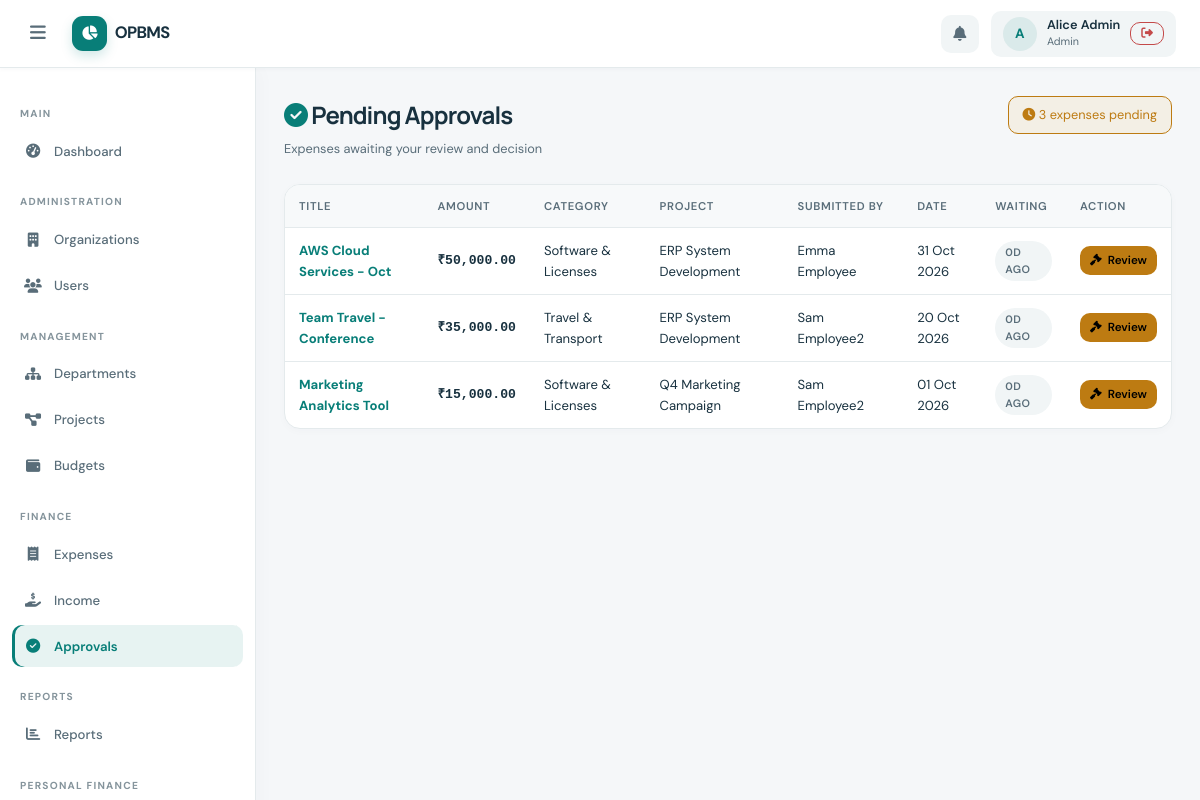
/approvals/index.php (signed in), run on the app's committed database.
### tables this page shows
CREATE TABLE IF NOT EXISTS users (
    id            INT UNSIGNED AUTO_INCREMENT PRIMARY KEY,
    name          VARCHAR(120)  NOT NULL,
    email         VARCHAR(180)  NOT NULL UNIQUE,
    password_hash VARCHAR(255)  NOT NULL,
    role          ENUM('admin','dept_manager','project_manager','employee','personal') NOT NULL DEFAULT 'employee',
    is_active     TINYINT(1)   NOT NULL DEFAULT 1,
    created_at    TIMESTAMP    NOT NULL DEFAULT CURRENT_TIMESTAMP,
    updated_at    TIMESTAMP    NOT NULL DEFAULT CURRENT_TIMESTAMP ON UPDATE CURRENT_TIMESTAMP,
    INDEX idx_users_role (role),
    INDEX idx_users_email (email)
);

CREATE TABLE IF NOT EXISTS expenses (
    id              INT UNSIGNED  AUTO_INCREMENT PRIMARY KEY,
    title           VARCHAR(255)  NOT NULL,
    description     TEXT,
    amount          DECIMAL(15,2) NOT NULL,
    category_id     INT UNSIGNED,
    expense_date    DATE          NOT NULL,
    organization_id INT UNSIGNED,
    department_id   INT UNSIGNED,
    project_id      INT UNSIGNED,
    submitted_by    INT UNSIGNED  NOT NULL,
    status          ENUM('pending','approved','rejected','cancelled') NOT NULL DEFAULT 'pending',
    approved_by     INT UNSIGNED,
    approved_at     TIMESTAMP     NULL,
    rejection_reason TEXT,
    receipt_path    VARCHAR(500),
    created_at      TIMESTAMP     NOT NULL DEFAULT CURRENT_TIMESTAMP,
    updated_at      TIMESTAMP     NOT NULL DEFAULT CURRENT_TIMESTAMP ON UPDATE CURRENT_TIMESTAMP,
    FOREIGN KEY (category_id)     REFERENCES expense_categories(id) ON DELETE SET NULL,
    FOREIGN KEY (organization_id) REFERENCES organizations(id)      ON DELETE CASCADE,
    FOREIGN KEY (department_id)   REFERENCES departments(id)        ON DELETE CASCADE,
    FOREIGN KEY (project_id)      REFERENCES projects(id)           ON DELETE CASCADE,
    FOREIGN KEY (department_id, organization_id) REFERENCES departments(id, organization_id) ON DELETE CASCADE,
    FOREIGN KEY (project_id, department_id) REFERENCES projects(id, department_id) ON DELETE CASCADE,
    FOREIGN KEY (submitted_by)    REFERENCES users(id)              ON DELETE RESTRICT,
    FOREIGN KEY (approved_by)     REFERENCES users(id)              ON DELETE SET NULL,
    INDEX idx_exp_proj      (project_id),
    INDEX idx_exp_dept      (department_id),
    INDEX idx_exp_org       (organization_id),
    INDEX idx_exp_status    (status),
    INDEX idx_exp_date      (expense_date),
    INDEX idx_exp_submitter (submitted_by)
);

CREATE TABLE IF NOT EXISTS expense_categories (
    id          INT UNSIGNED AUTO_INCREMENT PRIMARY KEY,
    name        VARCHAR(100) NOT NULL UNIQUE,
    type        ENUM('organizational','personal','both') NOT NULL DEFAULT 'both',
    description VARCHAR(255),
    is_active   TINYINT(1)  NOT NULL DEFAULT 1
);

CREATE TABLE IF NOT EXISTS projects (
    id              INT UNSIGNED AUTO_INCREMENT PRIMARY KEY,
    department_id   INT UNSIGNED  NOT NULL,
    name            VARCHAR(200)  NOT NULL,
    description     TEXT,
    manager_id      INT UNSIGNED,
    start_date      DATE,
    end_date        DATE,
    status          ENUM('active','completed','on_hold','cancelled') NOT NULL DEFAULT 'active',
    created_at      TIMESTAMP    NOT NULL DEFAULT CURRENT_TIMESTAMP,
    updated_at      TIMESTAMP    NOT NULL DEFAULT CURRENT_TIMESTAMP ON UPDATE CURRENT_TIMESTAMP,
    FOREIGN KEY (department_id) REFERENCES departments(id) ON DELETE CASCADE,
    FOREIGN KEY (manager_id)    REFERENCES users(id)       ON DELETE SET NULL,
    UNIQUE KEY uq_project_id_dept (id, department_id),
    INDEX idx_proj_dept (department_id),
    INDEX idx_proj_mgr  (manager_id)
);

### includes/auth.php (called while the page is built, shortened)
<?php
require_once __DIR__ . '/../config/database.php';
function requireLogin(): void {
    $stmt = getDB()->prepare('SELECT name, email, role, is_active FROM users WHERE id = ?');
    $stmt->execute([$_SESSION['user_id']]);
}
function requireRole(array $roles): void {
    requireLogin();
}
function getCurrentUser(): ?array {
    static $user = null;
    if ($user === null) {
        $pdo  = getDB();
        $stmt = $pdo->prepare("SELECT id, name, email, role, is_active FROM users WHERE id = ?");
        $stmt->execute([$_SESSION['user_id']]);
        $user = $stmt->fetch() ?: null;
    }
    return $user;
}
function getExpenseScopeSql(string $role, int $userId, string $alias = 'e'): array {
    if ($role === 'admin') {
        return ['1=1', []];
    }
    return ['1=0', []];
}

### includes/functions.php (called while the page is built, shortened)
<?php
function e(string $s): string {
    return htmlspecialchars($s, ENT_QUOTES | ENT_HTML5, 'UTF-8');
}
function formatMoney(float $amount, string $currency = '₹'): string {
    return $currency . number_format($amount, 2, '.', ',');
}
function formatDate(?string $date): string {
    return date('d M Y', strtotime($date));
}

### config/database.php (called while the page is built, shortened)
<?php
function getDB(): PDO {
    static $pdo = null;
    if ($pdo === null) {
        $dsn = "mysql:host=" . DB_HOST . ";port=" . DB_PORT . ";dbname=" . DB_NAME . ";charset=" . DB_CHARSET;
        $options = [
            PDO::ATTR_ERRMODE            => PDO::ERRMODE_EXCEPTION,
            PDO::ATTR_DEFAULT_FETCH_MODE => PDO::FETCH_ASSOC,
            PDO::ATTR_EMULATE_PREPARES   => false,
        ];
        try {
            $pdo = new PDO($dsn, DB_USER, DB_PASS, $options);
        } catch (PDOException $e) {
            error_log("Database connection failed: " . $e->getMessage());
            http_response_code(500);
            header('Content-Type: text/html; charset=utf-8');
            exit('<!doctype html><html lang="en"><meta charset="utf-8"><title>OPBMS unavailable</title>'
                . '<body><h1>OPBMS is temporarily unavailable</h1>'
                . '<p>Could not connect to the database. Verify the MySQL service and settings in config/database.php.</p>'
                . '</body></html>');
        }
    }
    return $pdo;
}

### approvals/index.php (the view, shortened to what this page needs)
<?php
require_once __DIR__ . '/../config/database.php';
require_once __DIR__ . '/../includes/auth.php';
require_once __DIR__ . '/../includes/functions.php';
requireRole(['admin','dept_manager','project_manager']);
$pdo = getDB();
$uid  = $_SESSION['user_id'];
$role = $_SESSION['user_role'];
$scope = getExpenseScopeSql($role, (int)$uid, 'e');
$pendingStmt = $pdo->prepare("SELECT e.*, u.name as submitter_name, p.name as proj_name, d.name as dept_name, ec.name as cat_name
    FROM expenses e
    JOIN users u ON u.id=e.submitted_by
    LEFT JOIN projects p ON p.id=e.project_id
    LEFT JOIN departments d ON d.id=e.department_id
    LEFT JOIN expense_categories ec ON ec.id=e.category_id
    WHERE e.status='pending' AND e.submitted_by <> ? AND ({$scope[0]})
    ORDER BY e.created_at ASC");
$pendingStmt->execute(array_merge([(int)$uid], $scope[1]));
$pendingExpenses = $pendingStmt->fetchAll();
require_once __DIR__ . '/../includes/header.php';
require_once __DIR__ . '/../includes/sidebar.php';
?>
<main class="main-content">
  <div class="page-header">
    <div>
      <h1 class="page-title"><i class="fa fa-check-circle" style="color:var(--color-primary)"></i> Pending Approvals</h1>
      <p class="page-subtitle">Expenses awaiting your review and decision</p>
    </div>
    <div style="background:var(--color-warning-bg);border:1px solid var(--color-warning);border-radius:var(--radius);padding:8px 14px;font-size:0.85rem;color:var(--color-warning);">
      <i class="fa fa-clock"></i> <?= count($pendingExpenses) ?> expense<?= count($pendingExpenses)!==1?'s':'' ?> pending
    </div>
  </div>
  <div class="card">
    <div class="card-body" style="padding:0;">
      <div class="table-wrap">
        <table>
          <thead>
            <tr><th>Title</th><th>Amount</th><th>Category</th><th>Project</th><th>Submitted By</th><th>Date</th><th>Waiting</th><th>Action</th></tr>
          </thead>
          <tbody>
            <?php if (empty($pendingExpenses)): ?>
            <tr><td colspan="8">
              <div class="empty-state">
                <i class="fa fa-check-double"></i>
                <h3>All Clear!</h3>
                <p>No pending expenses require your attention.</p>
              </div>
            </td></tr>
            <?php else: ?>
            <?php foreach ($pendingExpenses as $exp):
              $waiting = floor((time() - strtotime($exp['created_at'])) / 86400);
            ?>
            <tr>
              <td><a href="<?= BASE_URL ?>/expenses/view.php?id=<?= $exp['id'] ?>"><strong><?= e($exp['title']) ?></strong></a></td>
              <td class="font-mono fw-600"><?= formatMoney((float)$exp['amount']) ?></td>
              <td><?= e($exp['cat_name'] ?? '–') ?></td>
              <td><?= e($exp['proj_name'] ?? '–') ?></td>
              <td><?= e($exp['submitter_name']) ?></td>
              <td><?= formatDate($exp['expense_date']) ?></td>
              <td>
                <span class="badge <?= $waiting > 3 ? 'badge-danger' : ($waiting > 1 ? 'badge-warning' : 'badge-secondary') ?>">
                  <?= $waiting === 0 ? 'Today' : $waiting.'d ago' ?>
                </span>
              </td>
              <td>
                <a href="<?= BASE_URL ?>/approvals/review.php?id=<?= $exp['id'] ?>" class="btn btn-sm btn-warning">
                  <i class="fa fa-gavel"></i> Review
                </a>
              </td>
            </tr>
            <?php endforeach; ?>
            <?php endif; ?>
          </tbody>
        </table>
      </div>
    </div>
  </div>
</main>
<?php require_once __DIR__ . '/../includes/footer.php'; ?>

### includes/header.php (shortened to what this page needs)
<?php
require_once __DIR__ . '/../includes/functions.php';
$currentUser = getCurrentUser();
?>
<!DOCTYPE html>
<html lang="en">
<head>
<link rel="stylesheet" href="<?= BASE_URL ?>/assets/css/style.css">
<link rel="stylesheet" href="https://cdnjs.cloudflare.com/ajax/libs/font-awesome/6.5.0/css/all.min.css">
</head>
<body>
<div class="app-wrapper">
<header class="topbar">
  <button class="sidebar-toggle" id="sidebarToggle" aria-label="Toggle Sidebar" aria-controls="sidebar" aria-expanded="false">
    <i class="fa fa-bars"></i>
  </button>
  <a class="topbar-brand" href="<?= BASE_URL ?>/">
    <span class="brand-mark"><i class="fa-solid fa-chart-pie"></i></span>
    <span>OPBMS</span>
  </a>
  <nav class="topbar-right">
    <?php
    $currentRole = $currentUser['role'] ?? '';
    $activityUrl = $currentRole === 'personal'
        ? BASE_URL . '/personal/transactions.php'
        : (in_array($currentRole, ['admin', 'dept_manager', 'project_manager'], true)
            ? BASE_URL . '/approvals/index.php'
            : BASE_URL . '/expenses/index.php');
    ?>
    <a href="<?= $activityUrl ?>" class="topbar-icon-btn" title="<?= in_array($currentRole, ['admin', 'dept_manager', 'project_manager'], true) ? 'Review approvals' : 'View activity' ?>" aria-label="<?= in_array($currentRole, ['admin', 'dept_manager', 'project_manager'], true) ? 'Review approvals' : 'View activity' ?>">
      <i class="fa fa-bell"></i>
    </a>
    <?php if ($currentUser): ?>
    <div class="topbar-user">
      <div class="user-avatar"><?= strtoupper(substr($currentUser['name'], 0, 1)) ?></div>
      <div class="user-meta">
        <span class="user-name"><?= e($currentUser['name']) ?></span>
        <span class="user-role"><?= e(ucwords(str_replace('_', ' ', $currentUser['role']))) ?></span>
      </div>
      <a href="<?= BASE_URL ?>/auth/logout.php" class="btn btn-sm btn-outline-danger" title="Logout">
        <i class="fa fa-sign-out-alt"></i>
      </a>
    </div>
    <?php endif; ?>
  </nav>
</header>

### data on the page
users: name "A", name "Alice Admin", role "Admin"
expenses: title "AWS Cloud Services - Oct", amount "₹50,000.00", category.name "Software & Licenses", department.name "ERP System Development", submitted_by.name "Emma Employee", expense_date "31 Oct 2026", created_at "0"
expenses: title "Team Travel - Conference", amount "₹35,000.00", category.name "Travel & Transport", department.name "ERP System Development", submitted_by.name "Sam Employee2", expense_date "20 Oct 2026", created_at "0"
expenses: title "Marketing Analytics Tool", amount "₹15,000.00", category.name "Software & Licenses", project.name "Q4 Marketing Campaign", submitted_by.name "Sam Employee2", expense_date "01 Oct 2026", created_at "0"

### other printed values
$label "Dashboard Organizations Users Departments Projects Budgets Expenses Income Approvals Reports"
count($pendingExpenses) "3"
